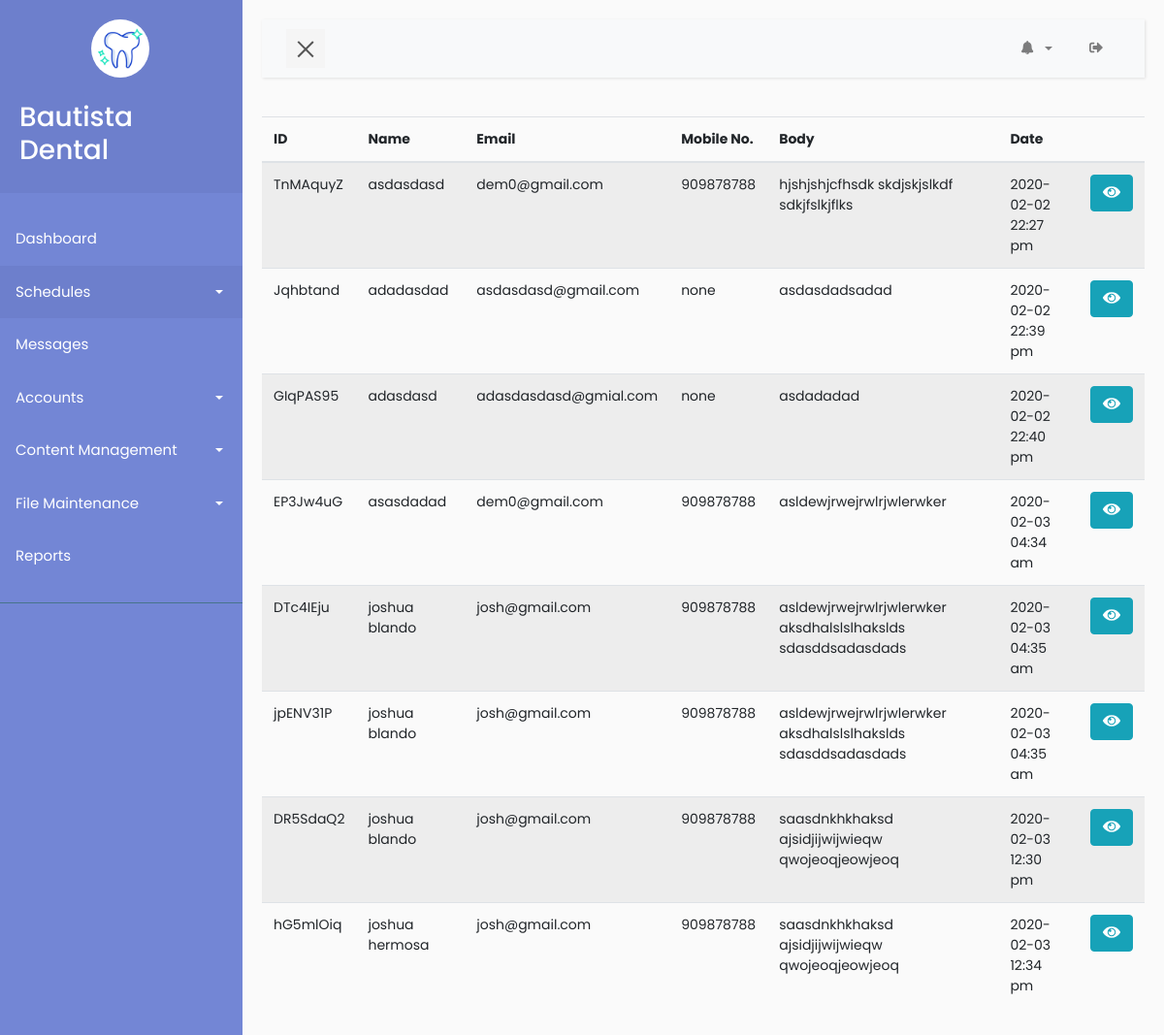
/admin/message.php (signed in), run on an earlier commit of the app's database.
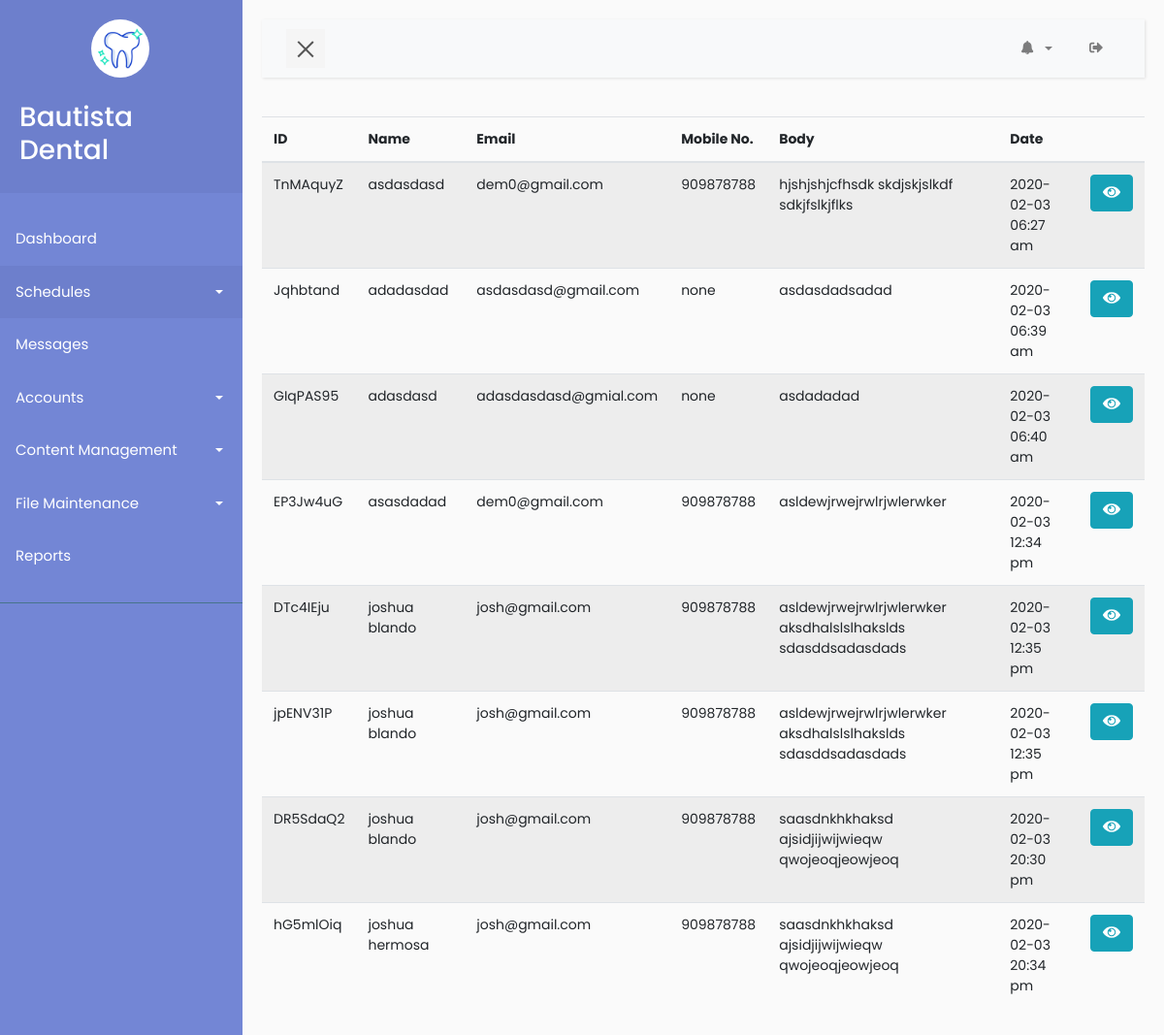
And on a later commit of the database.
### tables this page shows
CREATE TABLE IF NOT EXISTS `message` (
  `id` int(11) NOT NULL AUTO_INCREMENT,
  `messageId` varchar(255) NOT NULL,
  `name` varchar(255) DEFAULT NULL,
  `email` varchar(255) NOT NULL,
  `mobile` int(9) DEFAULT NULL,
  `body` text,
  `createdAt` timestamp NOT NULL DEFAULT CURRENT_TIMESTAMP ON UPDATE CURRENT_TIMESTAMP,
  PRIMARY KEY (`id`)
);

### admin/message.php (the view, shortened to what this page needs)
<?php
include "nav.php";
?>
<div class="row">
	<div class="col-lg-12">
		  <table class="display dt-responsive nowrap table table-striped" id="table_id" data-plugin="dataTable">
        <thead>
            <tr>
                <th>ID</th>
                <th>Name</th>
                <th>Email</th>
                <th>Mobile No.</th>
                <th>Body</th>
               	<th>Date</th>
               	<th></th>
            </tr>
        </thead>
        <tbody>
            <?php
            require_once "../config/control.php";
            $getMessages = $connect->prepare("SELECT * from message");
            $getMessages->execute();
            $messages = $getMessages->fetchAll();
            foreach ($messages as $message) {
                $messageId = $message['messageId'];
                $name = $message['name'];
                $email = $message['email'];
                $mobile = $message['mobile'] == 0 ? 'none' : $message['mobile'];
                $body = base64_decode($message['body']);
                $date = date('Y-m-d H:i a', strtotime($message['createdAt']))
            ?>
                <tr>
                    <td><?php echo $messageId ?></td>
                    <td><?php echo $name ?></td>
                    <td><?php echo $email ?></td>
                    <td><?php echo $mobile ?></td>
                    <td><?php echo $body ?></td>
                    <td><?php echo $date ?></td>
                    <td>
                        <button class="btn btn-info btn-message" data-name = "<?php echo $name ?>" data-email = "<?php echo $email ?>" data-mobile = "<?php echo $mobile ?>" data-body = "<?php echo $body ?>" data-toggle="modal" data-target="#messagesModal"><span class="icon"><i class="fas fa-eye view"></i></span></button>
                    </td>
                </tr>
            <?php
            }
            ?>
        </tbody>
    </table>
	</div>
</div>
<?php
include "footer.php";
?>

### admin/nav.php (shortened to what this page needs)
<?php
require "../config/control.php"
?>
<!DOCTYPE html>
<html>
<head>
    <link rel="stylesheet" href="style/bootstrap.min.css">
    <link rel="stylesheet" href="style/style5.css">
    <link rel="stylesheet" type="text/css" href="style/notif.css">
</head>
<body>
  <?php
    include './modals/message.php';
   ?>
    <?php
        $adminId = $_SESSION['adminId'];
        $getAdmin = $connect->prepare("SELECT * FROM admin WHERE adminId=:adminId");
        $getAdmin->execute(["adminId" => $adminId]);
        $admin = $getAdmin->fetch(PDO::FETCH_ASSOC);
        $name = $admin['firstName'] . " " . $admin['lastName'];
     ?>
    <div class="wrapper">
        <nav id="sidebar">
            <div class="sidebar-header">
                <div class="row">
                    <div class="col-lg-12">
                        <a class="navbar-brand"  href="./index.php">
                            <img src="../logo/tooth.png" width="50" height="50" alt="">
                        </a>
                    </div>
                    <div class="col-lg-12 mt-4">
                         <h3><?php echo $name ? $name : "John Doe" ?></h3>
                    </div>
                </div>
            </div>
            <ul class="list-unstyled components">
                <li>
                    <a href="index.php">Dashboard</a>
                </li>
                <li class="active">
                    <a href="#homeSubmenu" data-toggle="collapse" aria-expanded="false" class="dropdown-toggle">Schedules</a>
                </li>
                  <li>
                    <a href="message.php">Messages</a>
                </li>
                <li>
                    <a href="#pageAccount" data-toggle="collapse" aria-expanded="false" class="dropdown-toggle">Accounts</a>
                </li>
                <li>
                    <a href="#pageContent" data-toggle="collapse" aria-expanded="false" class="dropdown-toggle">Content Management</a>
                </li>
                <li>
                    <a href="#pageFile" data-toggle="collapse" aria-expanded="false" class="dropdown-toggle">File Maintenance</a>
                </li>
                <li>
                    <a href="#">Reports</a>
                </li>
            </ul>
        </nav>
        <div id="content">
            <nav class="navbar navbar-expand-lg navbar-light bg-light">
                <div class="container-fluid">
                    <button type="button" id="sidebarCollapse" class="navbar-btn">
                        <span></span>
                    </button>
                    <div class="collapse navbar-collapse" id="navbarSupportedContent">
                        <ul class="nav navbar-nav ml-auto">
                              <li class="nav-item dropdown pl-2 pr-2" style="width:70px;">
                                <a class="nav-link dropdown-toggle" href="#" id="navbarDropdownMenuLink2" data-toggle="dropdown" aria-haspopup="true" aria-expanded="false">
                                  <i class="fas fa-bell"></i>
                                </a>
                            </li>
                            <li class="nav-item notif__conts">
                               <a class="nav-link" href="./controller/logout.php?logout=<?php echo $_SESSION['id'] ?>"><span class="logout-content"><i class="fas fa-sign-out-alt logout"></i></span></a>
                            </li>
                        </ul>
                    </div>
                </div>
            </nav>

### admin/footer.php (shortened to what this page needs)
</div>
    </div>
</body>
</html>

### admin/style/style5.css (style rules this page uses)
body { font-family: 'Poppins', sans-serif; background: #fafafa; }
a, a:hover, a:focus { color: inherit; text-decoration: none; transition: all 0.3s; }
.navbar { padding: 15px 10px; background: #fff; border: none; border-radius: 0; margin-bottom: 40px; box-shadow: 1px 1px 3px rgba(0, 0, 0, 0.1); }
.navbar-btn { box-shadow: none; outline: none !important; border: none; }
.wrapper { display: flex; width: 100%; align-items: stretch; perspective: 1500px; }
#sidebar { min-width: 250px; max-width: 250px; background: #7386D5; color: #fff; transition: all 0.6s cubic-bezier(0.945, 0.020, 0.270, 0.665); transform-origin: bottom left; }
#sidebar .sidebar-header { padding: 20px; background: #6d7fcc; }
#sidebar ul.components { padding: 20px 0; border-bottom: 1px solid #47748b; }
#sidebar ul li a { padding: 10px; font-size: 1.1em; display: block; }
#sidebar ul li.active > a, a[aria-expanded="true"] { color: #fff; background: #6d7fcc; }
a[data-toggle="collapse"] { position: relative; }
.dropdown-toggle::after { display: block; position: absolute; top: 50%; right: 20px; transform: translateY(-50%); }
#content { width: 100%; padding: 20px; min-height: 100vh; transition: all 0.3s; }
#sidebarCollapse { width: 40px; height: 40px; background: #f5f5f5; cursor: pointer; }
#sidebarCollapse span { width: 80%; height: 2px; margin: 0 auto; display: block; background: #555; transition: all 0.8s cubic-bezier(0.810, -0.330, 0.345, 1.375); transition-delay: 0.2s; }
#sidebarCollapse span:last-of-type { transform: rotate(-45deg) translate(1px, -1px); }
#sidebar ul li a { padding: 16px !important; font-size: 15px !important; }
body { font-size: 14px; }
.navbar { padding: 10px !important; }
.nav-item { padding: 0px 10px !important; }
.navbar-brand { margin-left: 35%; background: #fff; padding: 5px; border-radius: 100%; }
#sidebar ul.components { font-size: 12px !important; }

What changed in the data, as far as the page shows it:
changed message "TnMAquyZ": createdAt "2020-02-02 22:27 pm" → "2020-02-03 06:27 am"
changed message "Jqhbtand": createdAt "2020-02-02 22:39 pm" → "2020-02-03 06:39 am"
changed message "GIqPAS95": createdAt "2020-02-02 22:40 pm" → "2020-02-03 06:40 am"
changed message "EP3Jw4uG": createdAt "2020-02-03 04:34 am" → "2020-02-03 12:34 pm"
changed message "DTc4IEju": createdAt "2020-02-03 04:35 am" → "2020-02-03 12:35 pm"
changed message "jpENV31P": createdAt "2020-02-03 04:35 am" → "2020-02-03 12:35 pm"
changed message "DR5SdaQ2": createdAt "2020-02-03 12:30 pm" → "2020-02-03 20:30 pm"
changed message "hG5mlOiq": createdAt "2020-02-03 12:34 pm" → "2020-02-03 20:34 pm"
